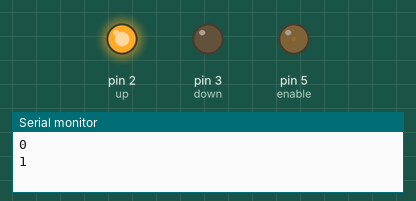
This sketch was run on a simulated Arduino Uno, built with avr-gcc and run on an emulated ATmega328P. Shown: output pins drawn as LEDs (lit = HIGH), the last lines printed to the serial monitor.

Above: at 0.05 s.
At 1.95 s:
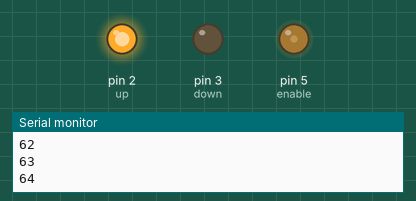
At 3.85 s:
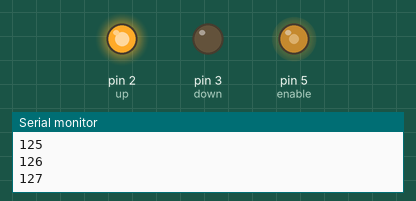
At 7.65 s:
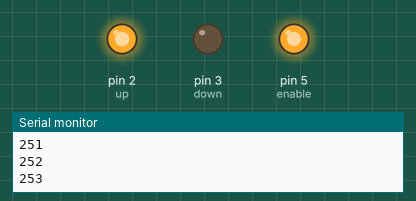
Timing chart, 0 to 10.0 s (numbered marks = the images above):
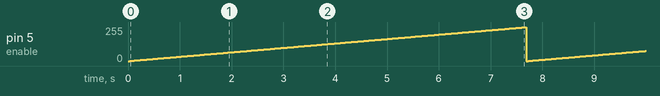

Measured:
- by itself, pin 5 (enable): ramps from 0/255 to 254/255 and jumps back, once every 7.7 s

The sketch:

PumpControlExample.ino
```cpp
int enable = 5;
int up = 2;
int down = 3;

void setup() {
  // put your setup code here, to run once:
  Serial.begin(9600);
  pinMode(up, OUTPUT);
  pinMode(down, OUTPUT);
  digitalWrite(up, HIGH);
  digitalWrite(down, LOW);
}

void loop() {
  // put your main code here, to run repeatedly:
  for(int currentValue = 0; currentValue < 255; currentValue++){
      Serial.println(currentValue);
      analogWrite(enable, currentValue);
      delay(30);
  }
}
```
